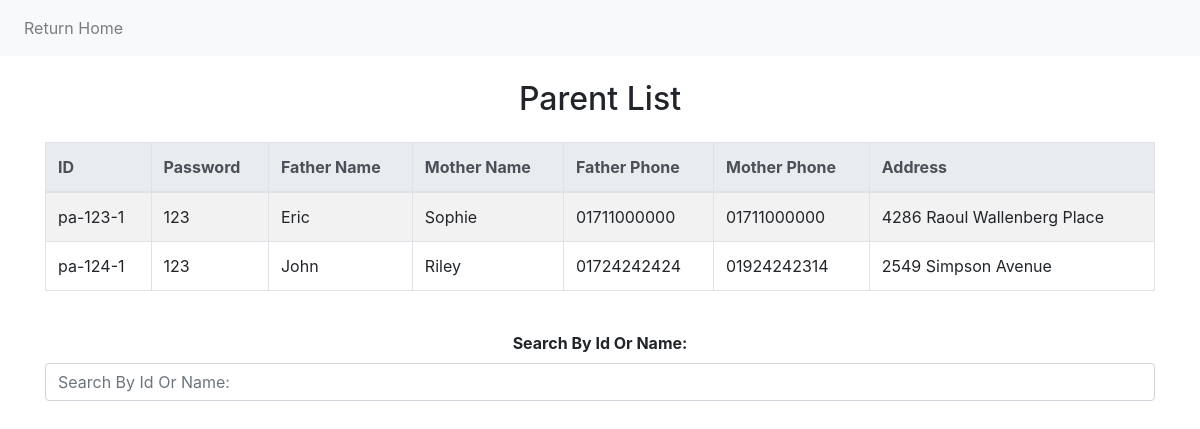
The app's page /module/admin/viewParent.php (signed in), older data.
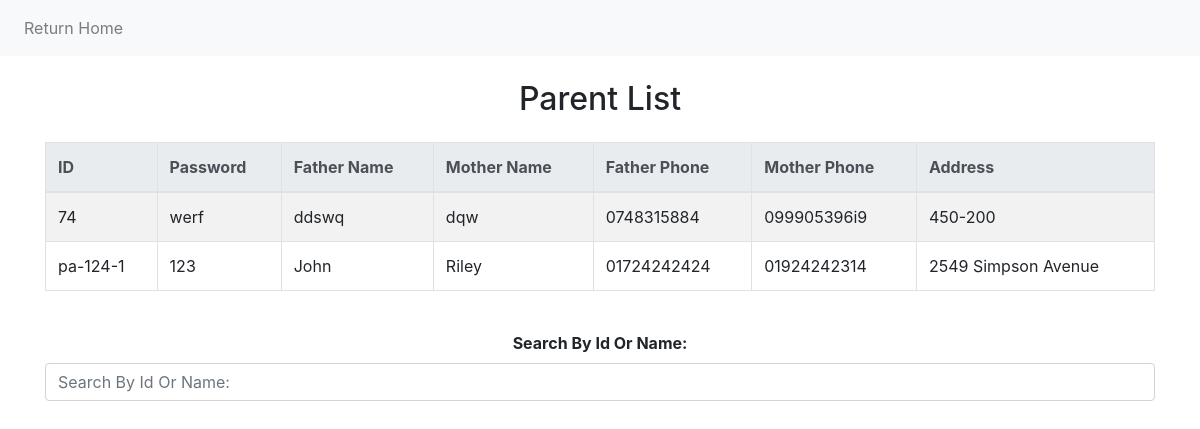
The same page, newer data.
### tables this page shows
CREATE TABLE `parents` (
  `id` varchar(20) NOT NULL,
  `password` varchar(20) NOT NULL,
  `fathername` varchar(20) NOT NULL,
  `mothername` varchar(20) NOT NULL,
  `fatherphone` varchar(13) NOT NULL,
  `motherphone` varchar(13) NOT NULL,
  `address` varchar(30) NOT NULL
);

### module/admin/viewParent.php (the view, shortened to what this page needs)
<?php
include_once('../../service/mysqlcon.php');
$conn = new mysqli($host, $username, $password, $db_name);
$sql = "SELECT * FROM parents;";
$stmt = mysqli_prepare($conn, $sql);
mysqli_stmt_execute($stmt);
$result = mysqli_stmt_get_result($stmt);
$string = "";
while($row = mysqli_fetch_array($result)){
    $string .= '<tr><td>'.$row['id'].'</td><td>'.$row['password'].
    '</td><td>'.$row['fathername'].'</td><td>'.$row['mothername'].
    '</td><td>'.$row['fatherphone'].'</td><td>'.$row['motherphone'].
    '</td><td>'.$row['address'].'</td></tr>';
}
?>
<!DOCTYPE html>
<html lang="en">
<head>
    <link rel="stylesheet" href="https://stackpath.bootstrapcdn.com/bootstrap/4.5.2/css/bootstrap.min.css">
    <link rel="stylesheet" type="text/css" href="../../source/CSS/style.css">
</head>
<body>
    <nav class="navbar navbar-expand-lg navbar-light bg-light">
        <ul class="navbar-nav">
            <li class="nav-item">
                <a class="nav-link" href="index.php">Return Home</a>
            </li>
        </ul>
    </nav>
    <div class="container mt-4">
        <div class="row">
            <div class="col-12">
                <h2 class="text-center mb-4">Parent List</h2>
            </div>
        </div>
        <div class="row">
            <div class="col-12">
                <table class="table table-bordered table-striped" id='parentList'>
                    <thead class="thead-light">
                        <tr>
                            <th>ID</th>
                            <th>Password</th>
                            <th>Father Name</th>
                            <th>Mother Name</th>
                            <th>Father Phone</th>
                            <th>Mother Phone</th>
                            <th>Address</th>
                        </tr>
                    </thead>
                    <tbody>
                        <?php echo $string; ?>
                    </tbody>
                </table>
            </div>
        </div>
        <div class="row mt-4">
            <div class="col-12 text-center">
                <label for="searchId"><b>Search By Id Or Name: </b></label>
                <input type="text" name="searchId" class="form-control" placeholder="Search By Id Or Name:" onkeyup="getParent(this.value);">
            </div>
        </div>
    </div>
</body>
</html>

Row changes from the older to the newer data that the page shows:
removed parents: id "pa-123-1", password "123", fathername "Eric", mothername "Sophie", fatherphone "01711000000", motherphone "01711000000", address "4286 Raoul Wallenberg Place"
added parents: id "74", password "werf", fathername "ddswq", mothername "dqw", fatherphone "0748315884", motherphone "099905396i9", address "450-200"
